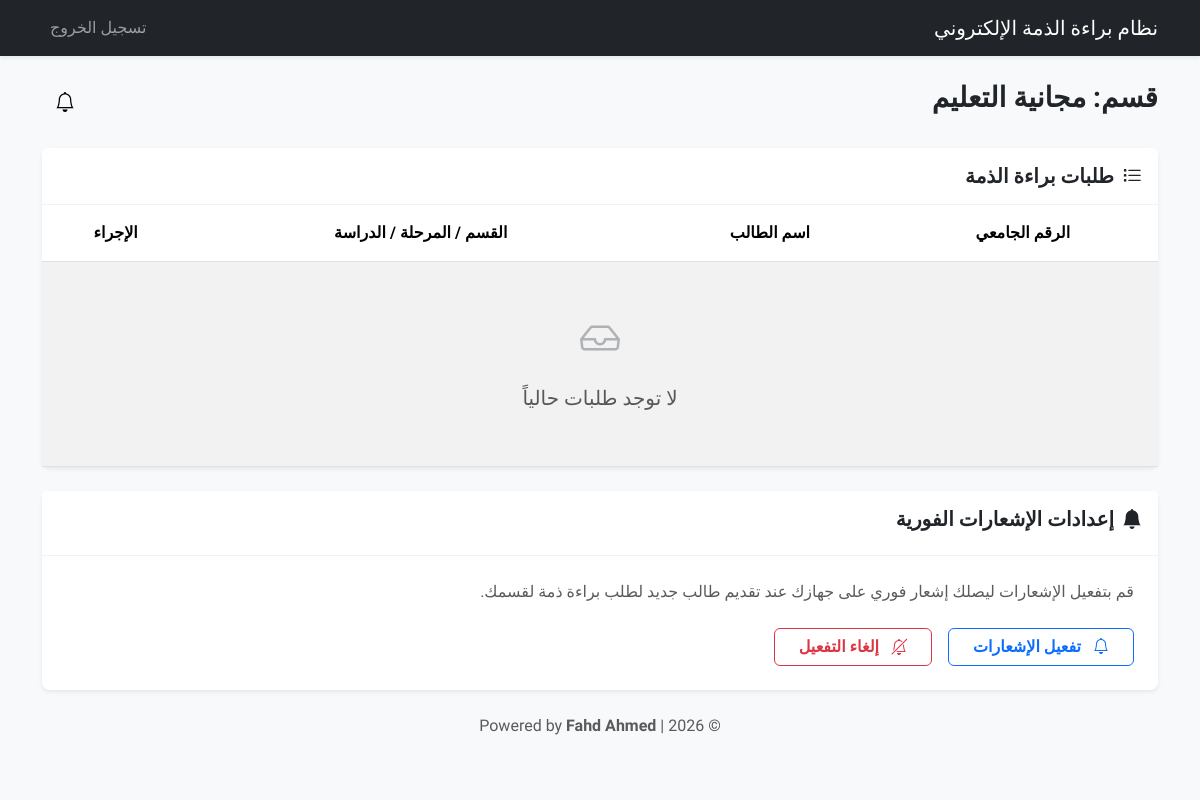
/department_officer (signed in), run on an earlier commit of the app's database.
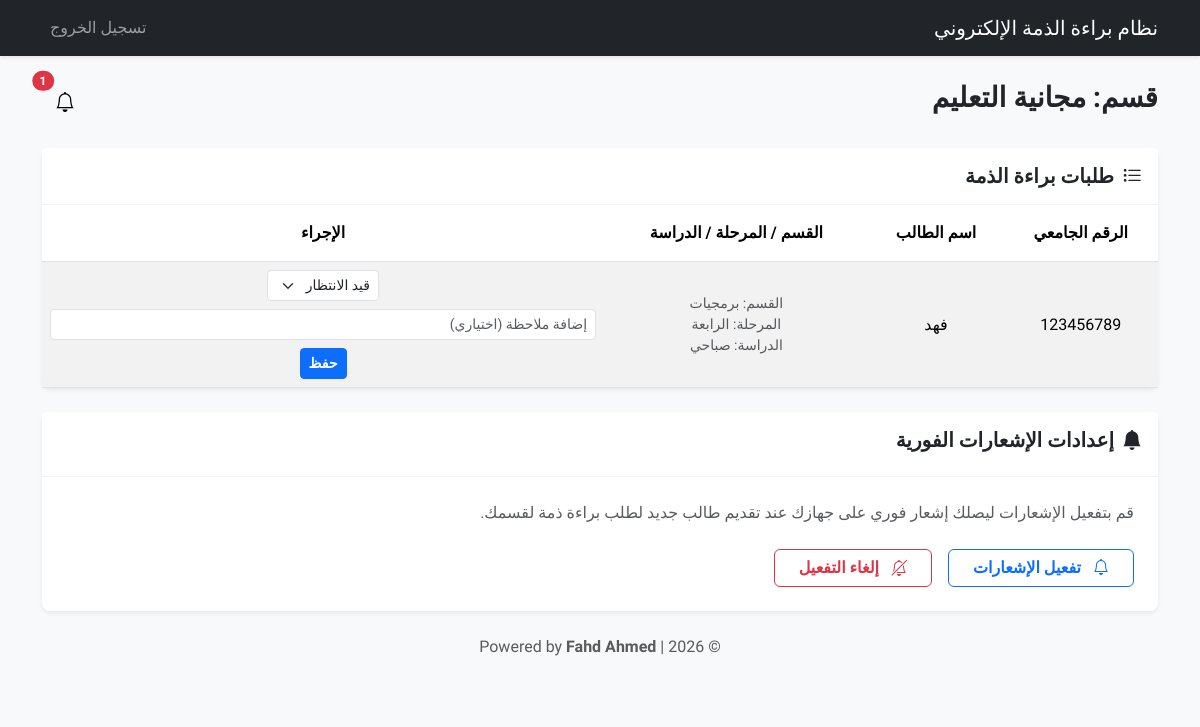
And on a later commit of the database.
### app/models.py (models this page shows, shortened)
class User(db.Model, UserMixin):
    id = db.Column(db.Integer, primary_key=True)
    university_id = db.Column(db.String(20), unique=True, nullable=True)  # الرقم الجامعي (خاص بالطلاب)
    username = db.Column(db.String(50), unique=True, nullable=True)       # اسم المستخدم (للموظفين والمدراء)
    email = db.Column(db.String(120), unique=True, nullable=True)         # البريد الإلكتروني
    password_hash = db.Column(db.String(128), nullable=False)             # كلمة المرور المشفرة
    role = db.Column(db.String(20), nullable=False)  # دور المستخدم: 'student', 'system_admin', 'department_officer'
    full_name = db.Column(db.String(100), nullable=True) # الاسم الكامل (للعرض فقط)
    department = db.Column(db.String(100), nullable=True) # القسم (للموظفين والطلاب)
    stage = db.Column(db.String(50), nullable=True)       # المرحلة الدراسية (للطلاب)
    study_type = db.Column(db.String(50), nullable=True)  # نوع الدراسة: صباحي/مسائي (للطلاب)
    created_at = db.Column(db.DateTime, default=datetime.utcnow) # تاريخ إنشاء الحساب

class ClearanceStatus(db.Model):
    id = db.Column(db.Integer, primary_key=True)
    student_id = db.Column(db.Integer, db.ForeignKey('user.id'), nullable=False) # معرف الطالب
    department = db.Column(db.String(100), nullable=False)  # اسم القسم المعني بالموافقة
    status = db.Column(db.String(20), default='pending')  # الحالة: pending (قيد الانتظار), approved (موافق عليه), rejected (مرفوض)
    comment = db.Column(db.Text, nullable=True) # ملاحظات مسؤول القسم
    updated_at = db.Column(db.DateTime, default=datetime.utcnow) # تاريخ آخر تحديث
    student = db.relationship('User', backref='clearance_statuses')

### app/routes/__init__.py (the view)
@main_routes.route('/department_officer')
@login_required
def department_officer():
    if current_user.role != 'department_officer':
        return redirect(url_for('main.login'))
    records = ClearanceStatus.query.filter_by(department=current_user.department).all()
    form = UpdateStatusForm()
    return render_template(
        'department_officer.html',
        records=records,
        form=form,
        vapid_public_key=current_app.config.get('VAPID_PUBLIC_KEY')
    )

### app/forms.py
class UpdateStatusForm(FlaskForm):
    status = StringField('الحالة الجديدة', validators=[DataRequired()])
    comment = StringField('ملاحظة', validators=[Length(max=200)])
    submit = SubmitField('تحديث الحالة')

### app/__init__.py (called while the page is built)
def format_local_time(utc_dt):
    if not utc_dt:
        return ""
    local_dt = utc_dt + timedelta(hours=3)
    return local_dt.strftime('%Y-%m-%d %H:%M')

def create_app():
    root = os.path.abspath(os.path.join(os.path.dirname(__file__), '..'))
    app = Flask(
        __name__,
        static_folder=os.path.join(root, 'static'),
        static_url_path=''
    )
    app.config.from_object('config')
    app.config['SECRET_KEY'] = '4a8a6021f1e313a3f4e1f7d2f9d7c8c8b6a3e1d1f2a3a1b5'
    app.config['SQLALCHEMY_DATABASE_URI'] = 'sqlite:///../instance/database.db'
    db.init_app(app)
    login_manager.init_app(app)
    csrf.init_app(app)  # تفعيل حماية CSRF
    mail.init_app(app)
    login_manager.login_view = 'main.login'
    @login_manager.user_loader
    def load_user(user_id):
        return User.query.get(int(user_id))
    app.register_blueprint(main_routes)
    app.jinja_env.filters['local_time'] = format_local_time
    @app.context_processor
    def inject_now():
        return {'now': datetime.utcnow()}
    return app

### app/templates/department_officer.html (shortened to what this page needs)
{% extends "base.html" %}
{% block content %}
<div class="d-flex justify-content-between align-items-center mb-4">
    <h3>قسم: {{ current_user.username }}</h3>
    <div class="d-flex align-items-center">
        <div class="dropdown d-inline-block ms-3">
            <button class="btn btn-light position-relative" type="button" id="notificationDropdown"
                data-bs-toggle="dropdown" aria-expanded="false">
                <i class="bi bi-bell fs-5"></i>
                {% set unread = current_user.notifications|selectattr('is_read','equalto',False)|list|length %}
                {% if unread > 0 %}
                <span
                    class="badge bg-danger rounded-pill position-absolute top-0 start-100 translate-middle notification-count">{{
                    unread }}</span>
                {% endif %}
            </button>
        </div>
    </div>
</div>
<div class="card mt-3 border-0 shadow-sm">
    <div class="card-header bg-white py-3">
        <h5 class="card-title mb-0 fw-bold">
            <i class="bi bi-list-task me-2"></i>طلبات براءة الذمة
        </h5>
    </div>
    <div class="card-body p-0">
        <div class="table-responsive">
            <table class="table table-striped align-middle text-center mb-0">
                <thead class="bg-light">
                    <tr>
                        <th class="py-3">الرقم الجامعي</th>
                        <th class="py-3">اسم الطالب</th>
                        <th class="py-3">القسم / المرحلة / الدراسة</th>
                        <th class="py-3">الإجراء</th>
                    </tr>
                </thead>
                <tbody>
                    {% for record in records %}
                    <tr>
                        <td>{{ record.student.university_id }}</td>
                        <td>{{ record.student.full_name or record.student.username }}</td>
                        <td>
                            <small class="d-block text-muted">القسم: {{ record.student.department or '-' }}</small>
                            <small class="d-block text-muted">المرحلة: {{ record.student.stage or '-' }}</small>
                            <small class="d-block text-muted">الدراسة: {{ record.student.study_type or '-' }}</small>
                        </td>
                        <td>
                            <form action="{{ url_for('main.update_status') }}" method="POST"
                                class="d-flex justify-content-center align-items-center flex-wrap gap-2">
                                <select name="status" id="status-{{ record.student_id }}"
                                    class="form-select form-select-sm w-auto" required aria-label="حالة الطلب">
                                    <option value="pending" {% if record.status=='pending' %}selected{% endif %}>قيد
                                        الانتظار</option>
                                </select>
                                <input type="text" name="comment" class="form-control form-control-sm min-width-150"
                                    placeholder="إضافة ملاحظة (اختياري)" value="{{ record.comment or '' }}">
                                <button type="submit" class="btn btn-sm btn-primary">حفظ</button>
                            </form>
                        </td>
                    </tr>
                    {% else %}
                    <tr>
                        <td colspan="4" class="text-center text-muted py-5">
                            <i class="bi bi-inbox fs-1 d-block mb-3 text-secondary opacity-50"></i>
                            <h5 class="fw-light">لا توجد طلبات حالياً</h5>
                        </td>
                    </tr>
                    {% endfor %}
                </tbody>
            </table>
        </div>
    </div>
</div>
<div class="card mt-4 border-0 shadow-sm">
    <div class="card-header bg-white py-3">
        <h5 class="card-title fw-bold">
            <i class="bi bi-bell-fill me-2"></i>إعدادات الإشعارات الفورية
        </h5>
    </div>
    <div class="card-body p-4">
        <p class="text-muted mb-4">قم بتفعيل الإشعارات ليصلك إشعار فوري على جهازك عند تقديم طالب جديد لطلب براءة ذمة
            لقسمك.</p>
        <div class="d-flex gap-3">
            <button id="enable-notifications" class="btn btn-outline-primary px-4"
                data-vapid-key="{{ vapid_public_key }}">
                <i class="bi bi-bell me-2"></i> تفعيل الإشعارات
            </button>
            <button id="disable-notifications" class="btn btn-outline-danger px-4">
                <i class="bi bi-bell-slash me-2"></i> إلغاء التفعيل
            </button>
        </div>
    </div>
</div>
{% endblock %}

### app/templates/base.html (shortened to what this page needs)
<!DOCTYPE html>
<html lang="ar" dir="rtl">
<head>
    <link href="https://cdn.jsdelivr.net/npm/bootstrap@5.3.2/dist/css/bootstrap.rtl.min.css" rel="stylesheet">
    <link rel="stylesheet" href="https://cdn.jsdelivr.net/npm/bootstrap-icons@1.11.3/font/bootstrap-icons.min.css">
    <link rel="stylesheet" href="{{ url_for('static', filename='css/styles.css') }}">
</head>
<body>
    <nav class="navbar navbar-expand-lg navbar-dark bg-dark shadow-sm">
        <div class="container">
            <a class="navbar-brand" href="#">
                نظام براءة الذمة الإلكتروني
            </a>
            <div class="collapse navbar-collapse" id="navbarNav">
                <ul class="navbar-nav ms-auto">
                    {% if current_user.is_authenticated %}
                    <li class="nav-item">
                        <a class="nav-link" href="{{ url_for('main.logout') }}">تسجيل الخروج</a>
                    </li>
                    {% endif %}
                </ul>
            </div>
        </div>
    </nav>
    <main class="container mt-4">
        {% block content %}{% endblock %}
    </main>
    <footer class="text-center text-muted py-4 mt-auto bg-light">
        <p>&copy; {{ now.year }} | Powered by <strong>Fahd Ahmed</strong></p>
    </footer>
</body>
</html>

### app/static/css/styles.css (style rules this page uses)
:root { --primary-color: #0d6efd; --secondary-color: #6c757d; --light-bg: #f8f9fa; --dark-text: #212529; --border-radius: 0.5rem; }
body { font-family: 'Cairo', sans-serif; background-color: var(--light-bg); color: var(--dark-text); }
.card { border: 1px solid rgba(0, 0, 0, .05); border-radius: var(--border-radius); box-shadow: 0 0.125rem 0.25rem rgba(0, 0, 0, 0.075); }
.card-header { background-color: white; border-bottom: 1px solid rgba(0, 0, 0, .05); font-weight: 600; }
h1, h2, h3, h4, h5, h6 { font-weight: 700; }
.btn { font-family: 'Cairo', sans-serif; font-weight: 600; }
.table th { font-weight: 600; }

What changed in the data, as far as the page shows it:
added ClearanceStatus: student.university_id "123456789", student "فهد", student "برمجيات", student "الرابعة", student "صباحي", status "قيد الانتظار"
Also different on the page:
{{ unread }}: (not shown) → "1"
text no longer shown: "لا توجد طلبات حالياً"
